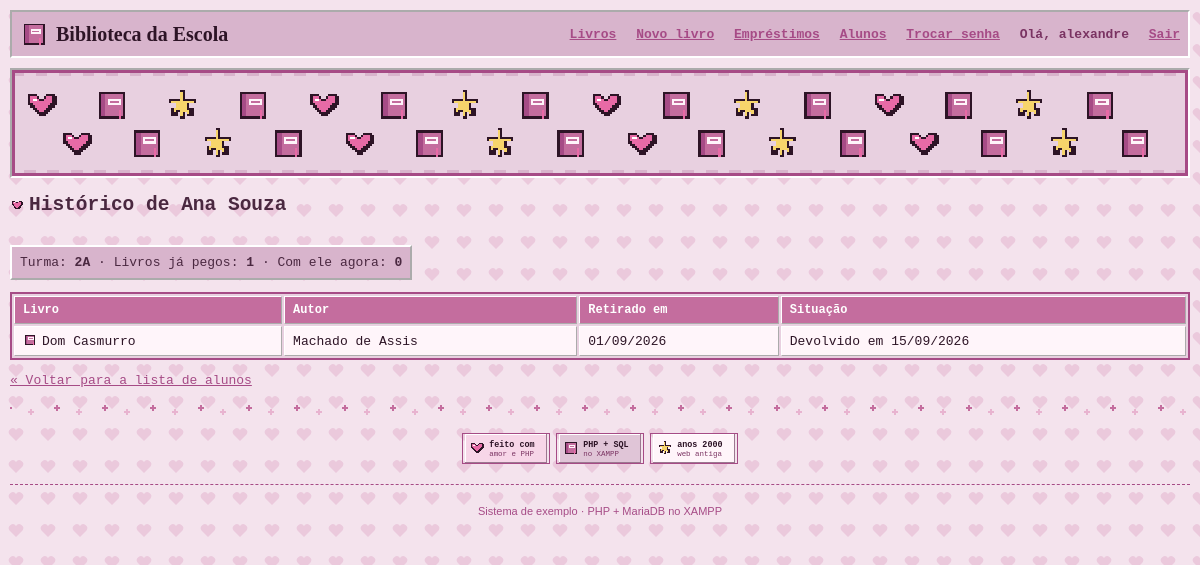
The page /omaewamou/aluno.php?id=1 (signed in) on the database its author committed.
### tables this page shows
CREATE TABLE `alunos` (
  `id` int(11) NOT NULL,
  `nome` varchar(100) NOT NULL,
  `turma` varchar(20) NOT NULL
);

CREATE TABLE `emprestimos` (
  `id` int(11) NOT NULL,
  `livro_id` int(11) NOT NULL,
  `aluno_id` int(11) NOT NULL,
  `data_emprestimo` date NOT NULL,
  `data_devolucao` date DEFAULT NULL
);

CREATE TABLE `livros` (
  `id` int(11) NOT NULL,
  `titulo` varchar(150) NOT NULL,
  `autor` varchar(100) NOT NULL,
  `ano` int(11) DEFAULT NULL,
  `genero` varchar(50) DEFAULT NULL,
  `quantidade` int(11) NOT NULL DEFAULT 1,
  `capa` varchar(255) DEFAULT 'sem-capa.svg'
);

### omaewamou/conexao.php (called while the page is built, shortened)
<?php
function e($texto) {
    return htmlspecialchars((string)$texto, ENT_QUOTES, 'UTF-8');
}

### omaewamou/aluno.php (the view, shortened to what this page needs)
<?php
require 'conexao.php';
$id = (int)($_GET['id'] ?? 0);
$consulta = $pdo->prepare("SELECT * FROM alunos WHERE id = :id");
$consulta->execute([':id' => $id]);
$aluno = $consulta->fetch();
$consulta = $pdo->prepare("SELECT l.titulo, l.autor, e.data_emprestimo, e.data_devolucao
                           FROM emprestimos e
                           JOIN livros l ON l.id = e.livro_id
                           WHERE e.aluno_id = :id
                           ORDER BY e.data_devolucao IS NOT NULL, e.data_emprestimo DESC");
$consulta->execute([':id' => $id]);
$historico = $consulta->fetchAll();
$abertos = 0;
require 'topo.php';
?>
<h2><img class="icone" src="img/coracao.svg" alt="">Histórico de <?= e($aluno['nome']) ?></h2>
<p class="resumo">
  Turma: <b><?= e($aluno['turma']) ?></b> ·
  Livros já pegos: <b><?= count($historico) ?></b> ·
  Com ele agora: <b><?= $abertos ?></b>
</p>
<table>
  <tr><th>Livro</th><th>Autor</th><th>Retirado em</th><th>Situação</th></tr>
  <?php foreach ($historico as $h): ?>
    <tr>
      <td><img class="icone" src="img/livro.svg" alt=""><?= e($h['titulo']) ?></td>
      <td><?= e($h['autor']) ?></td>
      <td><?= date('d/m/Y', strtotime($h['data_emprestimo'])) ?></td>
      <td>
        <?php if ($h['data_devolucao'] === null): ?>
          <b>Em aberto</b>
        <?php else: ?>
          Devolvido em <?= date('d/m/Y', strtotime($h['data_devolucao'])) ?>
        <?php endif; ?>
      </td>
    </tr>
  <?php endforeach; ?>
</table>
<p><a href="alunos.php">&laquo; Voltar para a lista de alunos</a></p>
<?php
require 'rodape.php';
?>

### omaewamou/estilo.css (style rules this page uses)
* { box-sizing: border-box; }
body { margin: 0; font-family: "MS Sans Serif", "Courier New", Tahoma, sans-serif; color: #4A2840; font-size: 13px; padding: 10px; }
table { width: 100%; border-collapse: separate; border-spacing: 2px; background: #E8D0E0; border: 2px solid #A64B86; }
th, td { padding: 6px 8px; text-align: left; border: 1px outset #FFF; }
th { background: #C46D9E; color: #FFFFFF; font-size: 12px; font-weight: bold; }
td { background: #FFF5FA; color: #2D1426; }
a { color: #A64B86; text-decoration: underline; }
img { max-width: 100%; height: auto; }
.icone { width: 14px; height: 14px; vertical-align: -2px; margin-right: 5px; image-rendering: pixelated; }
.resumo { background: #D8B4CC; border: 2px outset #FFF; padding: 8px; margin-bottom: 12px; display: inline-block; }

### rows shown on the page
alunos: nome "Ana Souza", turma "2A"
emprestimos: livro.titulo "Dom Casmurro", livro.autor "Machado de Assis", data_emprestimo "01/09/2026", data_devolucao "15/09/2026"

### other values the page prints
$_SESSION['usuario'] "alexandre"
count($historico) "1"
$abertos "0"
